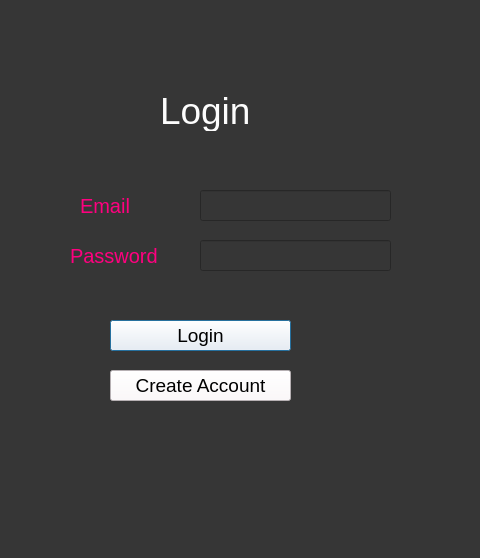
<?xml version="1.0" encoding="UTF-8"?>
<ui version="4.0">
 <class>Dialog</class>
 <widget class="QDialog" name="Dialog">
  <property name="geometry">
   <rect>
    <x>0</x>
    <y>0</y>
    <width>480</width>
    <height>558</height>
   </rect>
  </property>
  <property name="windowTitle">
   <string>Dialog</string>
  </property>
  <property name="styleSheet">
   <string notr="true">background-color:rgb(54, 54, 54)</string>
  </property>
  <widget class="QLabel" name="label">
   <property name="geometry">
    <rect>
     <x>160</x>
     <y>90</y>
     <width>121</width>
     <height>41</height>
    </rect>
   </property>
   <property name="styleSheet">
    <string notr="true">color:rgb(253, 253, 253);font-size:28pt;</string>
   </property>
   <property name="text">
    <string>Login</string>
   </property>
  </widget>
  <widget class="QLabel" name="label_2">
   <property name="geometry">
    <rect>
     <x>80</x>
     <y>190</y>
     <width>91</width>
     <height>31</height>
    </rect>
   </property>
   <property name="styleSheet">
    <string notr="true">font-size:15pt;color:rgb(255,0,127)</string>
   </property>
   <property name="text">
    <string>Email</string>
   </property>
  </widget>
  <widget class="QLineEdit" name="email">
   <property name="geometry">
    <rect>
     <x>200</x>
     <y>190</y>
     <width>191</width>
     <height>31</height>
    </rect>
   </property>
   <property name="styleSheet">
    <string notr="true">font-size:14;color:rgb(232, 232, 232)</string>
   </property>
  </widget>
  <widget class="QLineEdit" name="password">
   <property name="geometry">
    <rect>
     <x>200</x>
     <y>240</y>
     <width>191</width>
     <height>31</height>
    </rect>
   </property>
   <property name="styleSheet">
    <string notr="true">font-size:14;color:rgb(232, 232, 232)</string>
   </property>
   <property name="text">
    <string/>
   </property>
  </widget>
  <widget class="QLabel" name="label_3">
   <property name="geometry">
    <rect>
     <x>70</x>
     <y>240</y>
     <width>101</width>
     <height>31</height>
    </rect>
   </property>
   <property name="styleSheet">
    <string notr="true">font-size:15pt;color:rgb(255,0,127)</string>
   </property>
   <property name="text">
    <string>Password</string>
   </property>
  </widget>
  <widget class="QPushButton" name="loginbutton">
   <property name="geometry">
    <rect>
     <x>110</x>
     <y>320</y>
     <width>181</width>
     <height>31</height>
    </rect>
   </property>
   <property name="styleSheet">
    <string notr="true">background-color:rgb(255, 247, 250);font-size:14pt;</string>
   </property>
   <property name="text">
    <string>Login</string>
   </property>
  </widget>
  <widget class="QPushButton" name="createaccbutton">
   <property name="geometry">
    <rect>
     <x>110</x>
     <y>370</y>
     <width>181</width>
     <height>31</height>
    </rect>
   </property>
   <property name="styleSheet">
    <string notr="true">background-color:rgb(255, 247, 250);font-size:14pt;</string>
   </property>
   <property name="text">
    <string>Create Account</string>
   </property>
  </widget>
 </widget>
 <resources/>
 <connections/>
</ui>
